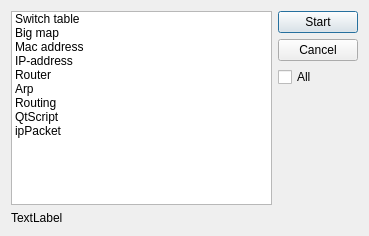
<?xml version="1.0" encoding="UTF-8"?>
<ui version="4.0">
 <class>testDialog</class>
 <widget class="QDialog" name="testDialog">
  <property name="geometry">
   <rect>
    <x>0</x>
    <y>0</y>
    <width>369</width>
    <height>236</height>
   </rect>
  </property>
  <property name="windowTitle">
   <string>Dialog</string>
  </property>
  <layout class="QVBoxLayout" name="verticalLayout_2">
   <item>
    <layout class="QHBoxLayout" name="horizontalLayout">
     <item>
      <widget class="QListWidget" name="listWidget">
       <item>
        <property name="text">
         <string>Switch table</string>
        </property>
       </item>
       <item>
        <property name="text">
         <string>Big map</string>
        </property>
       </item>
       <item>
        <property name="text">
         <string>Mac address</string>
        </property>
       </item>
       <item>
        <property name="text">
         <string>IP-address</string>
        </property>
       </item>
       <item>
        <property name="text">
         <string>Router</string>
        </property>
       </item>
       <item>
        <property name="text">
         <string>Arp</string>
        </property>
       </item>
       <item>
        <property name="text">
         <string>Routing</string>
        </property>
       </item>
       <item>
        <property name="text">
         <string>QtScript</string>
        </property>
       </item>
       <item>
        <property name="text">
         <string>ipPacket</string>
        </property>
       </item>
      </widget>
     </item>
     <item>
      <layout class="QVBoxLayout" name="verticalLayout">
       <item>
        <widget class="QPushButton" name="startButton">
         <property name="text">
          <string>Start</string>
         </property>
        </widget>
       </item>
       <item>
        <widget class="QPushButton" name="cancelButton">
         <property name="text">
          <string>Cancel</string>
         </property>
        </widget>
       </item>
       <item>
        <widget class="QCheckBox" name="checkBox">
         <property name="text">
          <string>All</string>
         </property>
        </widget>
       </item>
       <item>
        <spacer name="verticalSpacer">
         <property name="orientation">
          <enum>Qt::Vertical</enum>
         </property>
         <property name="sizeHint" stdset="0">
          <size>
           <width>20</width>
           <height>40</height>
          </size>
         </property>
        </spacer>
       </item>
      </layout>
     </item>
    </layout>
   </item>
   <item>
    <widget class="QLabel" name="label">
     <property name="text">
      <string>TextLabel</string>
     </property>
    </widget>
   </item>
  </layout>
 </widget>
 <resources/>
 <connections>
  <connection>
   <sender>cancelButton</sender>
   <signal>clicked()</signal>
   <receiver>testDialog</receiver>
   <slot>reject()</slot>
   <hints>
    <hint type="sourcelabel">
     <x>331</x>
     <y>106</y>
    </hint>
    <hint type="destinationlabel">
     <x>377</x>
     <y>162</y>
    </hint>
   </hints>
  </connection>
 </connections>
</ui>
